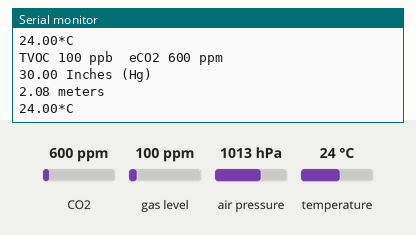
This sketch was run on a simulated Arduino Uno, built with avr-gcc and run on an emulated ATmega328P. Parts: the last lines printed to the serial monitor. The inputs (shaded band) are chosen by the test bench; at power-on: CO2 600 ppm, gas level 100 ppm, air pressure 1013 hPa, temperature 24 °C.

Above: at 1.2 s.
1.3 s: CO2 set to 452 ppm
2.8 s: gas level set to 20 ppm
4.3 s: air pressure set to 952 hPa
At 5.6 s:
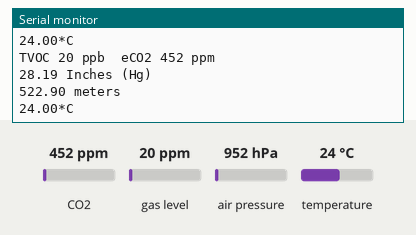
5.8 s: temperature set to 12 °C
At 6.6 s:
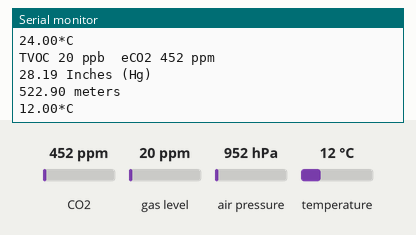

Measured:
- after the input at 4.3 s, the serial monitor: prints a new line after 0.76 s (image 1)
- after the input at 5.8 s, the serial monitor: prints a new line after 0.30 s (image 2)

The sketch:

I2C_two_slaves_sgp30_mpl3115a2.ino
```cpp
#include <Wire.h>
#include "Adafruit_SGP30.h"
#include <Adafruit_MPL3115A2.h>

Adafruit_SGP30 sgp;

Adafruit_MPL3115A2 baro = Adafruit_MPL3115A2();

/* return absolute humidity [mg/m^3] with approximation formula
* @param temperature [°C]
* @param humidity [%RH]
*/
uint32_t getAbsoluteHumidity(float temperature, float humidity) {
    // approximation formula from Sensirion SGP30 Driver Integration chapter 3.15
    const float absoluteHumidity = 216.7f * ((humidity / 100.0f) * 6.112f * exp((17.62f * temperature) / (243.12f + temperature)) / (273.15f + temperature)); // [g/m^3]
    const uint32_t absoluteHumidityScaled = static_cast<uint32_t>(1000.0f * absoluteHumidity); // [mg/m^3]
    return absoluteHumidityScaled;
}

void setup() {
  Serial.begin(9600);


  sgp.begin();
  baro.begin();


  // If you have a baseline measurement from before you can assign it to start, to 'self-calibrate'
  //sgp.setIAQBaseline(0x8E68, 0x8F41);  // Will vary for each sensor!
}

int counter = 0;
void loop() {
  // If you have a temperature / humidity sensor, you can set the absolute humidity to enable the humditiy compensation for the air quality signals
  //float temperature = 22.1; // [°C]
  //float humidity = 45.2; // [%RH]
  //sgp.setHumidity(getAbsoluteHumidity(temperature, humidity));

  sgp.IAQmeasure();

  Serial.print("TVOC "); Serial.print(sgp.TVOC); Serial.print(" ppb\t");
  Serial.print("eCO2 "); Serial.print(sgp.eCO2); Serial.println(" ppm");

  float pascals = baro.getPressure();
  // Our weather page presents pressure in Inches (Hg)
  // Use http://www.onlineconversion.com/pressure.htm for other units
  Serial.print(pascals/3377); Serial.println(" Inches (Hg)");

  float altm = baro.getAltitude();
  Serial.print(altm); Serial.println(" meters");

  float tempC = baro.getTemperature();
  Serial.print(tempC); Serial.println("*C");

  delay(1000);

  counter++;
  if (counter == 30) {
    counter = 0;

    uint16_t TVOC_base, eCO2_base;
    if (! sgp.getIAQBaseline(&eCO2_base, &TVOC_base)) {
      Serial.println("Failed to get baseline readings");
      return;
    }
    Serial.print("****Baseline values: eCO2: 0x"); Serial.print(eCO2_base, HEX);
    Serial.print(" & TVOC: 0x"); Serial.println(TVOC_base, HEX);
  }
}
```
